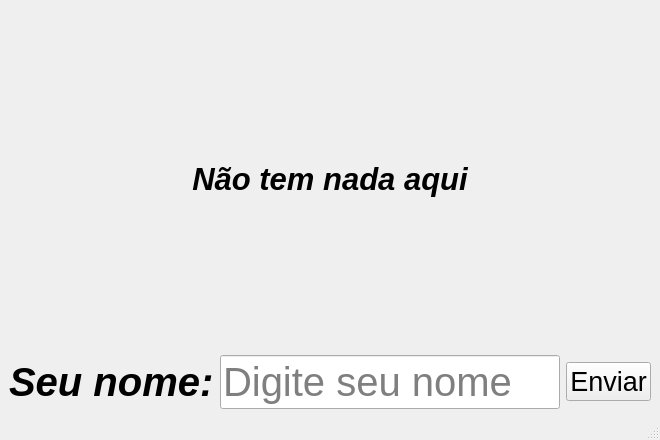
<?xml version="1.0" encoding="UTF-8"?>
<ui version="4.0">
 <class>MainWindow</class>
 <widget class="QMainWindow" name="MainWindow">
  <property name="geometry">
   <rect>
    <x>0</x>
    <y>0</y>
    <width>660</width>
    <height>440</height>
   </rect>
  </property>
  <property name="windowTitle">
   <string>MainWindow</string>
  </property>
  <widget class="QWidget" name="centralwidget">
   <layout class="QHBoxLayout" name="horizontalLayout">
    <item>
     <layout class="QGridLayout" name="gridLayout">
      <item row="0" column="0">
       <widget class="QLabel" name="label_result">
        <property name="font">
         <font>
          <pointsize>23</pointsize>
          <italic>true</italic>
          <bold>true</bold>
          <underline>false</underline>
          <strikeout>false</strikeout>
          <kerning>false</kerning>
         </font>
        </property>
        <property name="text">
         <string>Não tem nada aqui</string>
        </property>
        <property name="alignment">
         <set>Qt::AlignCenter</set>
        </property>
       </widget>
      </item>
      <item row="1" column="0">
       <layout class="QGridLayout" name="gridLayout_2">
        <item row="1" column="0">
         <widget class="QLabel" name="label_name">
          <property name="font">
           <font>
            <pointsize>30</pointsize>
            <italic>true</italic>
            <bold>true</bold>
           </font>
          </property>
          <property name="text">
           <string>Seu nome:</string>
          </property>
         </widget>
        </item>
        <item row="1" column="1">
         <widget class="QLineEdit" name="lineEdit">
          <property name="font">
           <font>
            <pointsize>30</pointsize>
            <italic>false</italic>
            <bold>false</bold>
           </font>
          </property>
          <property name="placeholderText">
           <string>Digite seu nome</string>
          </property>
         </widget>
        </item>
        <item row="1" column="2">
         <widget class="QPushButton" name="enviar">
          <property name="font">
           <font>
            <pointsize>20</pointsize>
           </font>
          </property>
          <property name="text">
           <string>Enviar</string>
          </property>
         </widget>
        </item>
       </layout>
      </item>
     </layout>
    </item>
   </layout>
  </widget>
  <widget class="QMenuBar" name="menubar">
   <property name="geometry">
    <rect>
     <x>0</x>
     <y>0</y>
     <width>660</width>
     <height>22</height>
    </rect>
   </property>
  </widget>
  <widget class="QStatusBar" name="statusbar"/>
 </widget>
 <resources/>
 <connections/>
</ui>
